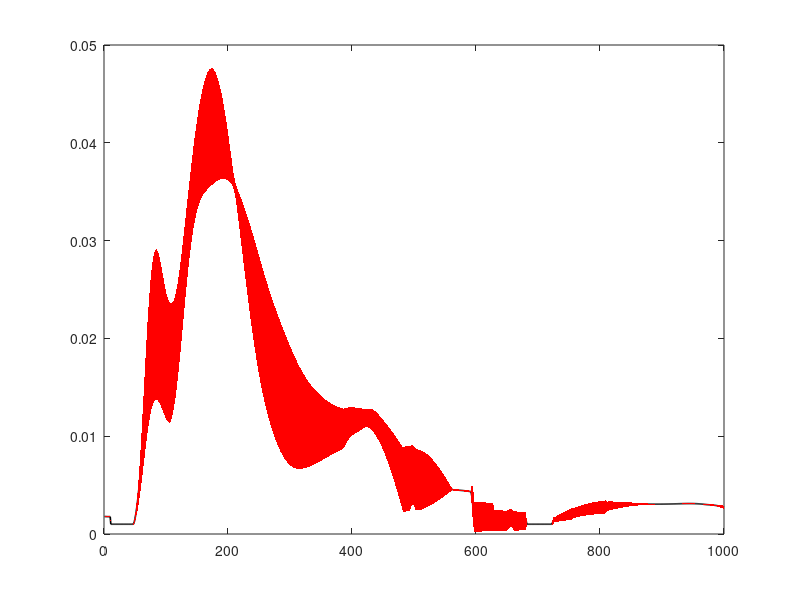

The MATLAB source for this figure: (Note: this script raises an error after producing the figure.)
%% AML-Reflex Model Project
% Authors:
% Gaia Carparelli
% Marion Claudet
clc;
clear all;
close all;
%% Run simulation
% Uncomment only if your really want to re-do the simulation!
%init();

% After running init simulation
%struct_mRFX = mRFX;
%save('struct_mRFX.mat','struct_mRFX'); % to use it later

%% If you have not re-run the init simulation already

load('struct_mRFX.mat');

%% Extract heel off indices (to split into gait cycles

indices_stance_left = find(struct_mRFX.LStance == 1);
indices_stance_right = find(struct_mRFX.RStance == 1);

% 1 --> stance, 0 --> swing
% 1 stride --> first 1 to first 1 (next serie) --> indices to split gait
HS_left = [];
HS_right = [];

% For the left foot
for i = 1:length(indices_stance_left)-1
    
    if (indices_stance_left(i+1) - indices_stance_left(i) > 1)
        HS_left = [HS_left, indices_stance_left(i+1)];
    end
end
% For the right foot
for i = 1:length(indices_stance_right)-1
    if (indices_stance_right(i+1) - indices_stance_right(i) > 1)
        HS_right = [HS_right, indices_stance_right(i+1)];
    end
end
%% Extract the muscles activities
muscles = {'MuscleGLU','MuscleHF','MuscleHAM','MuscleVAS','MuscleGAS','MuscleSOL','MuscleTA'};
% Left foot
for muscle = 1: length(muscles)
    struct_muscles.left.whole.(muscles{muscle}) = struct_mRFX.(['L' (muscles{muscle})]);
end

for i = 1:length(HS_left)-1
    for muscle = 1: length(muscles)
        old_activity = struct_muscles.left.whole.(muscles{muscle});
        struct_muscles.left.parsed.(muscles{muscle}){i}= old_activity(HS_left(i):HS_left(i+1));
        
    end
end

% Right foot

for muscle = 1: length(muscles)
    struct_muscles.right.whole.(muscles{muscle}) = struct_mRFX.(['R' (muscles{muscle})]);
end

for i = 1:length(HS_right)-1
    for muscle = 1: length(muscles)
        old_activity = struct_muscles.right.whole.(muscles{muscle});
        struct_muscles.right.parsed.(muscles{muscle}){i} = old_activity(HS_right(i):HS_right(i+1));
    end
end


%% Extract joint angles and joint torques per stride

% Extracting angles
angles = {'AnkleAngle','KneeAngle','HipAngle'};

% Left foot
for angle = 1: length(angles)
    struct_angles.left.whole.(angles{angle}) = struct_mRFX.(['L' (angles{angle})]);
end
for i = 1:length(HS_left)-1
    for angle = 1: length(angles)
        old_activity = struct_angles.left.whole.(angles{angle});
        struct_angles.left.parsed.(angles{angle}){i}= old_activity(HS_left(i):HS_left(i+1));
        
    end
end

% Right foot
for angle = 1: length(angles)
    struct_angles.right.whole.(angles{angle}) = struct_mRFX.(['R' (angles{angle})]);
end
for i = 1:length(HS_right)-1
    for angle = 1: length(angles)
        old_activity = struct_angles.right.whole.(angles{angle});
        struct_angles.right.parsed.(angles{angle}){i}= old_activity(HS_right(i):HS_right(i+1));
        
    end
end
% Extracting torques
torques = {'AnkleTorque','KneeTorque','HipTorque'};

for torque = 1: length(torques)
    struct_torques.left.whole.(torques{torque}) = struct_mRFX.(['L' (torques{torque})]);
end
for i = 1:length(HS_left)-1
    for torque  = 1: length(torques)
        old_activity = struct_torques.left.whole.(torques{torque});
        struct_torques.left.parsed.(torques{torque}){i}= old_activity(HS_left(i):HS_left(i+1));
        
    end
end

% Right foot
for torque  = 1: length(torques)
    struct_torques.right.whole.(torques{torque}) = struct_mRFX.(['R' (torques{torque})]);
end
for i = 1:length(HS_right)-1
    for torque = 1: length(torques)
        old_activity = struct_torques.right.whole.(torques{torque});
        struct_torques.right.parsed.(torques{torque}){i}= old_activity(HS_right(i):HS_right(i+1));
        
    end
end

%% Muscles activity-interpolation
nbr_points = 1000; % for interpolation
% Right foot
for i = 1:length(HS_right)-1
    for muscle = 1: length(muscles)
        current_signal = struct_muscles.right.parsed.(muscles{muscle}){i};
        interpolated_signal = interp1(1:1:length(current_signal),current_signal,1:1:nbr_points,'nearest');
        interpolated_signal_per.right.(muscles{muscle}){i} = interpolated_signal /nbr_points * 100; % to have gait cycles
    end
end
% Left foot
for i = 1:length(HS_left)-1
    for muscle = 1: length(muscles)
        current_signal = struct_muscles.left.parsed.(muscles{muscle}){i};
        interpolated_signal= interp1(1:1:length(current_signal),current_signal,1:1:nbr_points,'nearest');
        interpolated_signal_per.left.(muscles{muscle}){i} = interpolated_signal/nbr_points * 100; % to have gait cycles
    end
end

% Meand and std
% Right
for i = 1:length(HS_right)-1
    for muscle = 1:length(muscles)
        muscles_matrix_right.(muscles{muscle})(i,:) = interpolated_signal_per.right.(muscles{muscle}){i};
    end
end
for muscle = 1:length(muscles)
    mean_muscles_right.(muscles{muscle}) = mean(muscles_matrix_right.(muscles{muscle}));
    std_muscles_right.(muscles{muscle}) = std(muscles_matrix_right.(muscles{muscle}));
end
% Left
for i = 1:length(HS_left)-1
    for muscle = 1:length(muscles)
        muscles_matrix_left.(muscles{muscle})(i,:) = interpolated_signal_per.left.(muscles{muscle}){i};
    end
end
for muscle = 1:length(muscles)
    mean_muscles_left.(muscles{muscle}) = mean(muscles_matrix_left.(muscles{muscle}));
    std_muscles_left.(muscles{muscle}) = std(muscles_matrix_left.(muscles{muscle}));
end

%% Plotting Muscles

% Right muscles
for muscle = 1: length(muscles)
    indices = 1:1:length(mean_muscles_right.(muscles{muscle}));
    figure;
    plot(mean_muscles_right.(muscles{muscle}),'k','LineWidth',1.2);
    fill_x = [indices,fliplr(indices)];
    fill_y = [mean_muscles_right.(muscles{muscle}) - std_muscles_right.(muscles{muscle}),fliplr((mean_muscles_right.(muscles{muscle}) + std_muscles_right.(muscles{muscle})))];
    patch(fill_x,fill_y,'r','EdgeColor','none');
    alpha(.1)
    ax = gca;
    ax.FontSize = 15;
    legend('Average','Std');
    title({'Average activity for right',num2str(muscles{muscle})});
    saveas(gcf,['Activity_right', num2str(muscles{muscle})],'png');
end
% Left muscles
for muscle = 1: length(muscles)
    indices = 1:1:length(mean_muscles_left.(muscles{muscle}));
    figure;
    plot(mean_muscles_left.(muscles{muscle}),'k','LineWidth',1.2);
    fill_x = [indices,fliplr(indices)];
    fill_y = [mean_muscles_left.(muscles{muscle}) - std_muscles_left.(muscles{muscle}),fliplr((mean_muscles_left.(muscles{muscle}) + std_muscles_left.(muscles{muscle})))];
    patch(fill_x,fill_y,'r','EdgeColor','none');
    alpha(.1)
    ax = gca;
    ax.FontSize = 15;
    
    legend('Average','Std');
    title({'Average activity for left ',num2str(muscles{muscle})});
    saveas(gcf,['Activity_left', num2str(muscles{muscle})],'png');
end

%% Angles-interpolation
% Right foot
for i = 1:length(HS_right)-1
    for angle = 1: length(angles)
        current_signal = struct_angles.right.parsed.(angles{angle}){i};
        interpolated_signal = interp1(1:1:length(current_signal),current_signal,1:1:nbr_points,'nearest');
        interpolated_signal_per.right.(angles{angle}){i} = interpolated_signal /nbr_points * 100; % to have gait cycles
    end
end
% Left foot
for i = 1:length(HS_left)-1
    for angle = 1: length(angles)
        current_signal = struct_angles.left.parsed.(angles{angle}){i};
        interpolated_signal = interp1(1:1:length(current_signal),current_signal,1:1:nbr_points,'nearest');
        interpolated_signal_per.left.(angles{angle}){i} = interpolated_signal /nbr_points * 100; % to have gait cycles
    end
end
% Meand and std
% Right
for i = 1:length(HS_right)-1
    for angle = 1: length(angles)
        angles_matrix_right.(angles{angle})(i,:) = interpolated_signal_per.right.(angles{angle}){i};
    end
end
for angle = 1: length(angles)
    mean_angles_right.(angles{angle}) = mean(angles_matrix_right.(angles{angle}));
    std_angles_right.(angles{angle}) = std(angles_matrix_right.(angles{angle}));
end
% Left
for i = 1:length(HS_left)-1
    for angle = 1: length(angles)
        angles_matrix_left.(angles{angle})(i,:) = interpolated_signal_per.left.(angles{angle}){i};
    end
end
for angle = 1: length(angles)
    mean_angles_left.(angles{angle}) = mean(angles_matrix_left.(angles{angle}));
    std_angles_left.(angles{angle}) = std(angles_matrix_left.(angles{angle}));
end
%% Plotting
% Right
for angle = 1: length(angles)
    indices = 1:1:length(mean_angles_right.(angles{angle}));
    figure;
    plot(mean_angles_right.(angles{angle}),'k','LineWidth',1.2);
    fill_x = [indices,fliplr(indices)];
    fill_y = [mean_angles_right.(angles{angle}) - std_angles_right.(angles{angle}),fliplr((mean_angles_right.(angles{angle}) + std_angles_right.(angles{angle})))];
    patch(fill_x,fill_y,'r','EdgeColor','none');
    alpha(.1)
    ax = gca;
    ax.FontSize = 15;
    title({'Average activity for right',num2str(angles{angle})});
    legend('Average','Std');
    saveas(gcf,['Activity_right', num2str(angles{angle})],'png');
end
% Left
for angle = 1: length(angles)
    indices = 1:1:length(mean_angles_left.(angles{angle}));
    figure;
    plot(mean_angles_left.(angles{angle}),'k','LineWidth',1.2);
    fill_x = [indices,fliplr(indices)];
    fill_y = [mean_angles_left.(angles{angle}) - std_angles_left.(angles{angle}),fliplr((mean_angles_left.(angles{angle}) + std_angles_left.(angles{angle})))];
    patch(fill_x,fill_y,'r','EdgeColor','none');
    alpha(.1)
    ax = gca;
    ax.FontSize = 15;
    title({'Average activity for left',num2str(angles{angle})});
    legend('Average','Std');
     saveas(gcf,['Activity_left', num2str(angles{angle})],'png');
end
%% Torques-interpolation
% Right foot
for i = 1:length(HS_right)-1
    for torque= 1: length(torques)
        current_signal = struct_torques.right.parsed.(torques{torque}){i};
        interpolated_signal = interp1(1:1:length(current_signal),current_signal,1:1:nbr_points,'nearest');
        interpolated_signal_per.right.(torques{torque}){i} = interpolated_signal /nbr_points * 100; % to have gait cycles
    end
end
% Left foot
for i = 1:length(HS_left)-1
    for torque= 1: length(torques)
        current_signal = struct_torques.left.parsed.(torques{torque}){i};
        interpolated_signal = interp1(1:1:length(current_signal),current_signal,1:1:nbr_points,'nearest');
        interpolated_signal_per.left.(torques{torque}){i} = interpolated_signal /nbr_points * 100; % to have gait cycles
    end
end
% Meand and std
% Right
for i = 1:length(HS_right)-1
    for torque= 1: length(torques)
        torques_matrix_right.(torques{torque})(i,:) = interpolated_signal_per.right.(torques{torque}){i};
    end
end
for torque= 1: length(torques)
    mean_torques_right.(torques{torque}) = mean(torques_matrix_right.(torques{torque}));
    std_torques_right.(torques{torque}) = std(torques_matrix_right.(torques{torque}));
end
% Left
for i = 1:length(HS_left)-1
    for torque= 1: length(torques)
        torques_matrix_left.(torques{torque})(i,:) = interpolated_signal_per.left.(torques{torque}){i};
    end
end
for torque= 1: length(torques)
    mean_torques_left.(torques{torque}) = mean(torques_matrix_left.(torques{torque}));
    std_torques_left.(torques{torque}) = std(torques_matrix_left.(torques{torque}));
end

%% Plotting
% Right
for torque= 1: length(torques)
    indices = 1:1:length(mean_torques_right.(torques{torque}));
    figure;
    plot(mean_torques_right.(torques{torque}),'k','LineWidth',1.2);
    fill_x = [indices,fliplr(indices)];
    fill_y = [mean_torques_right.(torques{torque}) - std_torques_right.(torques{torque}),fliplr((mean_torques_right.(torques{torque}) + std_torques_right.(torques{torque})))];
    patch(fill_x,fill_y,'r','EdgeColor','none');
    alpha(.1)
    ax = gca;
    ax.FontSize = 15;
    title({'Average activity for right',num2str(torques{torque})});
    legend('Average','Std');
    saveas(gcf,['Activity_right', num2str(torques{torque})],'png');
end
% Left
for torque= 1: length(torques)
    indices = 1:1:length(mean_torques_left.(torques{torque}));
    figure;
    plot(mean_torques_left.(torques{torque}),'k','LineWidth',1.2);
    fill_x = [indices,fliplr(indices)];
    fill_y = [mean_torques_left.(torques{torque}) - std_torques_left.(torques{torque}),fliplr((mean_torques_left.(torques{torque}) + std_torques_left.(torques{torque})))];
    patch(fill_x,fill_y,'r','EdgeColor','none');
    alpha(.1)
    ax = gca;
    ax.FontSize = 15;
    title({'Average activity for left',num2str(torques{torque})});
    legend('Average','Std');
    saveas(gcf,['Activity_left', num2str(torques{torque})],'png');
end
